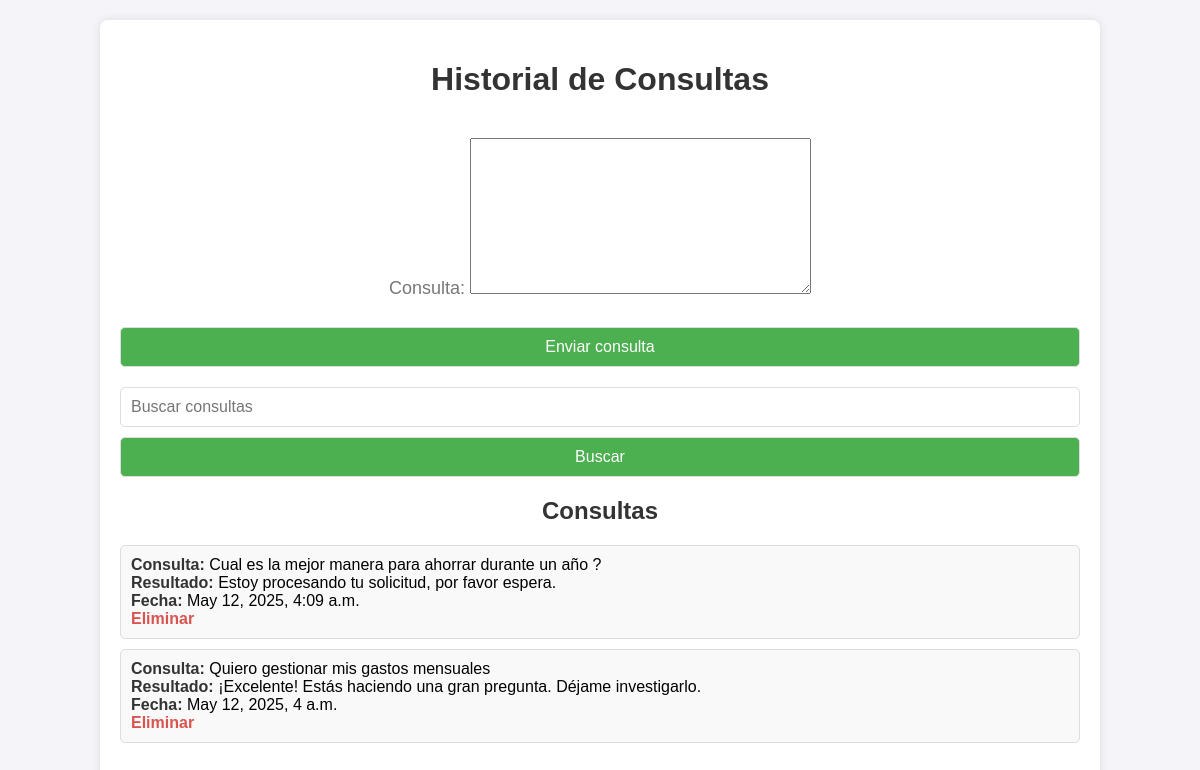
Screenshot of /accounts/historial/ (signed in) with the database file from the repository.
### accounts/models.py (models this page shows, shortened)
class Consulta(models.Model):
    usuario = models.ForeignKey(User, on_delete=models.CASCADE)
    consulta = models.TextField()
    resultado = models.TextField(null=True, blank=True)  # Aquí se guarda la respuesta automática
    fecha = models.DateTimeField(auto_now_add=True)

### accounts/views.py (the view, shortened to what this page needs)
# urls.py: path('historial/', views.historial_consultas, name='historial_consultas'),
@login_required
def historial_consultas(request):
    form = ConsultaForm()
    consultas = Consulta.objects.filter(usuario=request.user)
    query = request.GET.get('q')
    if query:
        consultas = consultas.filter(
            Q(consulta__icontains=query) | Q(resultado__icontains=query)
        )
    consultas = consultas.order_by('-fecha')
    return render(request, 'accounts/historial.html', {
        'form': form,
        'consultas': consultas,
        'query': query or '',
    })

### accounts/forms.py
class ConsultaForm(forms.ModelForm):
    class Meta:
        model = Consulta
        fields = ['consulta']  # Solo se necesita el campo consulta

### accounts/templates/accounts/historial.html (shortened to what this page needs)
<!DOCTYPE html>
<html lang="es">
<head>
</head>
<body>
    <div class="container">
        <h1>Historial de Consultas</h1>
        <form method="POST" action="{% url 'historial_consultas' %}">
            {{ form.as_p }}
            <button type="submit">Enviar consulta</button>
        </form>
        <form method="GET" action="{% url 'historial_consultas' %}">
            <input type="text" name="q" value="{{ query }}" placeholder="Buscar consultas">
            <button type="submit">Buscar</button>
        </form>
        <h2>Consultas</h2>
        {% if consultas %}
            <ul>
                {% for consulta in consultas %}
                    <li>
                        <strong>Consulta:</strong> {{ consulta.consulta }} <br>
                        <strong>Resultado:</strong> {{ consulta.resultado }} <br>
                        <strong>Fecha:</strong> {{ consulta.fecha }} <br>
                        <a href="{% url 'eliminar_consulta' consulta.id %}">Eliminar</a>
                    </li>
                {% endfor %}
            </ul>
        {% else %}
            <p>No hay consultas registradas.</p>
        {% endif %}
    </div>
</body>
</html>

### accounts/templates/accounts/historial.html (style rules this page uses)
body { font-family: Arial, sans-serif; margin: 0; padding: 0; background-color: #f4f4f9; }
.container { width: 80%; margin: 20px auto; background-color: #ffffff; padding: 20px; box-shadow: 0 0 10px rgba(0, 0, 0, 0.1); border-radius: 8px; }
h1, h2 { color: #333; text-align: center; }
form { margin-bottom: 20px; display: flex; flex-direction: column; gap: 10px; }
input[type="text"], button { padding: 10px; font-size: 16px; border: 1px solid #ddd; border-radius: 5px; }
button { background-color: #4CAF50; color: white; cursor: pointer; }
ul { list-style: none; padding: 0; }
li { padding: 10px; margin-bottom: 10px; background-color: #f9f9f9; border: 1px solid #ddd; border-radius: 5px; }
li strong { color: #333; }
a { color: #d9534f; text-decoration: none; font-weight: bold; }
p { text-align: center; font-size: 18px; color: #777; }

### rows the page displays
Consulta: consulta "Cual es la mejor manera para ahorrar durante un año ?", resultado "Estoy procesando tu solicitud, por favor espera.", fecha "May 12, 2025, 4:09 a.m."
Consulta: consulta "Quiero gestionar mis gastos mensuales", resultado "¡Excelente! Estás haciendo una gran pregunta. Déjame investigarlo.", fecha "May 12, 2025, 4 a.m."
